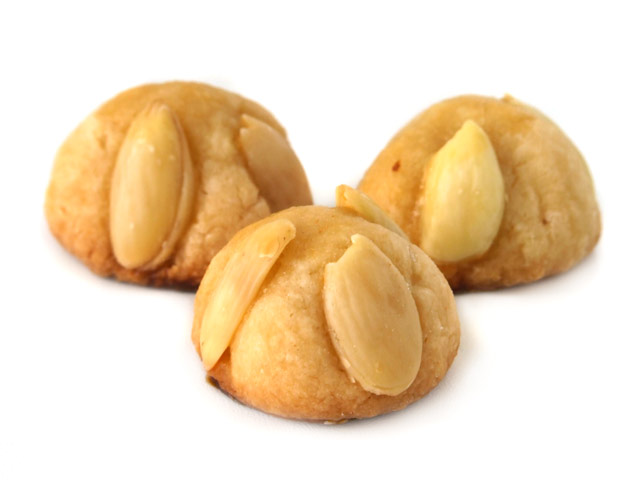
#> input picture examples/bethmaennchen.jpg, 640 x 480 px
$ python closure_phase_errors.py   (older library calls are emulated)
#> lines starting #> are read from the running program, lines starting #| are printed output that depends on the picture
### scatterbrane/utilities.py

"""
.. module:: utilities
    :platform: Unix
    :synopsis: Helpful function for ScatterBrane

.. moduleauthor:: Katherine Rosenfeld <krosenf@gmail.com>
.. moduleauthor:: Michael Johnson

"""
from __future__ import print_function

import numpy as np
from scipy.interpolate import RectBivariateSpline
from scipy.ndimage.filters import gaussian_filter
from astropy.io import fits

# [173 lines left out: functions smoothImage, getCoherenceLength, ensembleSmooth, getUVKernel, loadSettings, regrid and 2 more, not called in this run]

### scatterbrane/brane.py
"""
.. module:: brane
    :platform: Unix
    :synopsis: Simulate effect of anisotropic scattering.

.. moduleauthor:: Katherine Rosenfeld <krosenf@gmail.com>
.. moduleauthor:: Michael Johnson

Default settings are appropriate for Sgr A*

Resources:
Bower et al. (2004, 2006)

"""

from __future__ import print_function

import numpy as np
import matplotlib.pyplot as plt
from scipy.interpolate import RectBivariateSpline
from scipy.ndimage.filters import gaussian_filter
from scipy.ndimage.interpolation import zoom,rotate
from numpy import (pi,sqrt,log,sin,cos,exp,ceil,arange,
                  min,abs,ones,radians,dot,transpose,
                  zeros_like,clip,empty,empty,empty_like,reshape)
from numpy.fft import fft2,fftfreq
from astropy.constants import au,pc
from astropy import units
import logging
import utilities

__all__ = ["Brane"]

class Brane(object):
  """
  Scattering simulation object.

  :param model: ``(n, n)``
    Numpy array of the source image.
  :param dx: scalar
    Resolution element of model in uas.
  :param nphi: (optional) ``(2, )`` or scalar
    Number of pixels in a screen.  This may be a tuple specifying the dimensions of a rectangular screen.
  :param screen_res: (optional) scalar
    Size of a screen pixel in units of :math:`R_0`.
  :param wavelength: (optional) scalar
    Observing wavelength in meters.
  :param dpc: (optional) scalar
    Observer-Source distance in parsecs.
  :param rpc: (optional) scalar
    Observer-Scatterer distance in parsecs.
  :param r0: (optional) scalar
    Phase coherence length along major axis as preset string or in km.
  :param r_outer: (optional) scalar
    Outer scale of turbulence in units of :math:`R_0`.
  :param r_inner: (optional) scalar
    Inner scale of turbulence in units of :math:`R_0`.
  :param alpha: (optional) string or scalar
    Preset string or float to set power-law index for tubulence scaling (e.g., Kolmogorov has :math:`\\alpha= 5/3`)
  :param anisotropy: (optional) scalar
    Anisotropy for screen is the EW / NS elongation.
  :param pa: (optional) scalar
    Orientation of kernel's major axis, East of North, in degrees.
  :param live_dangerously: (optional) bool
    Skip the parameter checks?
  :param think_positive: (optional) bool
    Should we enforce that the source image has no negative pixel values?

  :returns: An instance of a scattering simulation.

  :Example:

  .. code-block:: python

    s = Brane(m,dx,nphi=2**12,screen_res=5.,wavelength=3.0e-3,dpc=8.4e3,rpc=5.8e3)

  where ``s`` is the class instance, ``m`` is the image array, ``nphi`` is the number of screen pixels,
  ``wavelength`` is the observing wavelength.

  .. note:: :math:`R_0` is the phase coherence length and Sgr A* defaults are from Bower et al. (2006).
  """

  def __init__(self,model,dx,nphi=2**12,screen_res=2,\
               wavelength=1.3e-3,dpc=8400,rpc=5800,r0 = 'sgra',\
               r_outer=10000000,r_inner=12,alpha='kolmogorov',\
               anisotropy=2.045,pa=78,match_screen_res=False,live_dangerously=False,think_positive=False):

    # set initial members
    self.logger = logging.getLogger(self.__class__.__name__)
    self.live_dangerously = live_dangerously
    self.think_positive = think_positive

    self.wavelength = wavelength*1e-3          # observing wavelength in km
    self.dpc = float(dpc)                      # earth-source distance in pc
    self.rpc = float(rpc)                      # R: source-scatterer distance in pc
    self.d   = self.dpc - self.rpc             # D: earth-scatterer distance in pc
    self.m   = self.d/self.rpc                 # magnification factor (D/R)
    if r0 == 'sgra':
        # major axis (EW) phase coherence length in km
        self.r0  = 3136.67*(1.3e-6/self.wavelength)
    else:
        try:
            self.r0 = float(r0)
        except:
            raise ValueError('Bad value for r0')
    self.anisotropy = anisotropy               # anisotropy for screen = (EW / NS elongation)
    self.pa = pa                               # orientation of major axis, E of N (or CCW of +y)

    # Fresnel scale in km
    self.rf = sqrt((self.d*self.rpc/(self.d+self.rpc))*pc.to(units.km).value / (2*pi / self.wavelength))

    # compute pixel scale for image
    if match_screen_res:
      self.ips = 1
      self.screen_dx = screen_res * self.r0
    else:
      self.screen_dx = screen_res * self.r0                     # size of a screen pixel in km
      self.ips = int(ceil(1e-6*dx*self.d*au.to(units.km).value/self.screen_dx)) # image pixel / screen pixel

    # image arrays
    self.dx = 1e6 * self.ips * (self.screen_dx / (au.to(units.km).value * self.d))  # image pixel scale in uas
    self.nx = int(ceil(model.shape[-1] * dx / self.dx))          # number of image pixels
    self.model = model                                           # source model
    self.model_dx = dx                                           # source model resolution
    self.iss  = np.array([],dtype=np.float64)                    # scattered image
    self.isrc = np.array([],dtype=np.float64)                    # source image at same scale as scattered image

    # screen parameters
    if type(nphi) == int:
        self.nphi = (nphi,nphi)                                  # size of screen array
    else:
        self.nphi = nphi
    self.nphi = np.asarray(self.nphi)
    self.r_inner = r_inner                                       # inner turbulence scale in r0
    self.r_outer = r_outer                                       # outer turbulence scale in r0
    #self.qmax = 1.*screen_res/r_inner                            # 1 / inner turbulence scale in pix
    #self.qmin = 1.*screen_res/r_outer                            # 1 / outer tubulence scale in pix
    if alpha == 'kolmogorov':
        self.alpha = 5./3
    else:
        try:
            self.alpha = float(alpha)
        except:
            raise ValueError('Bad value for alpha')

    # use logger to report
    self.chatter()

    # includes sanity check
    self.setModel(self.model,self.model_dx,think_positive=self.think_positive)

  def _checkSanity(self):
    '''
    Check that screen parameters are consistent.
    '''

    # sanity check: is screen large enough?
    assert np.ceil(self.nx*self.ips)+2 < np.min(self.nphi), \
          "screen is not large enough: {0} > {1}".\
          format(int(np.ceil(self.ips*self.nx)+2),np.min(self.nphi))

    # sanity check: is image square?
    assert self.model.shape[-1] == self.model.shape[-2], \
        'source image must be square'

    # sanity check: integer number of screen pixels / image pixel?
    assert self.ips % 1 == 0, 'image/screen pixels should be an integer'

    # is inner turbulence scale larger than r0?
    #assert 1./self.qmax > self.r0/self.screen_dx, 'turbulence inner scale < r0'
    assert self.r_inner > 1., 'turbulence inner scale < r0'

    # check image smoothness
    V = fft2(self.isrc)
    freq = fftfreq(self.nx,d=self.dx*radians(1.)/(3600*1e6))
    u = dot(transpose([np.ones(self.nx)]),[freq])
    v = dot(transpose([freq]),[ones(self.nx)])
    try:
        if max(abs(V[sqrt(u*u+v*v) > (1.+self.m)*self.r_inner*self.r0/self.wavelength])) / self.isrc.sum() > 0.01:
         self.logger.warning('image is not smooth enough:  {0:g} > 0.01'.format(max(abs(V[sqrt(u*u+v*v) > (1.+self.m)*self.r_inner*self.r0/self.wavelength])) / self.isrc.sum()))
    except ValueError:
        self.logger.warning('r_inner is too large to test smoothness')

    # is screen pixel smaller than inner turbulence scale?
    #assert 1./self.qmax >= 1, 'screen pixel > turbulence inner scale'
    assert self.r_inner*self.r0/self.screen_dx >= 1, 'screen pixel > turbulence inner scale'

    if (self.rf*self.rf/self.r0/(self.ips*self.screen_dx) < 3):
      self.logger.warning('WARNING: image resolution is approaching Refractive scale')

  def chatter(self):
    '''
    Print information about the current scattering simulation where many parameters are cast as integers.
    '''

    fmt = "{0:32s} :: "
    self.logger.info( (fmt + "{1:g}").format('Observing wavelength [mm]',1e6*self.wavelength) )
    self.logger.info( (fmt + "{1:d}").format('Phase coherence length [km]',int(self.r0))           )
    self.logger.info( (fmt + "{1:d}").format('Fresnel scale [km]',int(self.rf))                    )
    self.logger.info( (fmt + "{1:d}").format('Refractive scale [km]',int(self.rf**2/self.r0))     )
    #self.logger.info( (fmt + "{1:d}").format('Inner turbulence scale [km]',int(self.screen_dx/self.qmax)))
    self.logger.info( (fmt + "{1:d}").format('Inner turbulence scale [km]',int(self.r_inner*self.r0)))
    self.logger.info( (fmt + "{1:d}").format('Screen resolution [km]',int(self.screen_dx)))
    self.logger.info( (fmt + "{1:d} {2:d}").format('Linear filling factor [%,%]',*map(int,100.*self.nx*self.ips/self.nphi)) )
    self.logger.info( (fmt + "{1:g}").format('Image resolution [uas]',self.dx))
    self.logger.info( (fmt + "{1:d}").format('Image size',int(self.nx)))

  # [6 lines left out: function _generateEmptyScreen, not called in this run]

  def setModel(self,model,dx,think_positive=False):
    '''
    Set new model for the source.

    :param model: ``(n, n)``
      Numpy image array.
    :param dx: scalar
      Pixel size in microarcseconds.
    :param think_positive: (optional) bool
        Should we enforce that the source image has no negative pixel values?
    '''
    self.nx = int(ceil(model.shape[-1] * dx / self.dx))          # number of image pixels
    self.model = model                                           # source model
    self.model_dx = dx                                           # source model resolution

    # load source image that has size and resolution compatible with the screen.
    self.isrc = np.empty(2*(self.nx,))
    self.think_positive = think_positive

    M = self.model.shape[1]       # size of original image array
    f_img = RectBivariateSpline(self.model_dx/self.dx*(np.arange(M) - 0.5*(M-1)),\
                                self.model_dx/self.dx*(np.arange(M) - 0.5*(M-1)),\
                                self.model)

    xx_,yy_ = np.meshgrid((np.arange(self.nx) - 0.5*(self.nx-1)),\
                          (np.arange(self.nx) - 0.5*(self.nx-1)),indexing='xy')


    m  = f_img.ev(yy_.flatten(),xx_.flatten()).reshape(2*(self.nx,))
    self.isrc  = m * (self.dx/self.model_dx)**2     # rescale for change in pixel size

    if self.think_positive:
      self.isrc[self.isrc < 0] = 0

    if not self.live_dangerously: self._checkSanity()

  def generatePhases(self,seed=None,save_phi=None):
    '''
    Generate screen phases.

    :param seed: (optional) scalar
      Seed for random number generator
    :param save_phi: (optional) string
      To save the screen, set this to the filename.
    '''

    # check setup
    if not self.live_dangerously: self._checkSanity()

    # seed the generator
    if seed != None:
      np.random.seed(seed=seed)

    # include anisotropy
    qx2 = dot(transpose([np.ones(self.nphi[0])]),[np.fft.rfftfreq(self.nphi[1])**2])
    qy2 = dot(transpose([np.fft.fftfreq(self.nphi[0])**2*self.anisotropy**2]),[np.ones(self.nphi[1]//2+1)])
    rr = qx2+qy2
    rr[0,0] = 0.02  # arbitrary normalization

    # generating phases with given power spectrum
    size = rr.shape
    qmax2 = (self.r_inner*self.r0/self.screen_dx)**-2
    qmin2 = (self.r_outer*self.r0/self.screen_dx)**-2
    phi_t = (1/sqrt(2) * sqrt(exp(-1./qmax2*rr) * (rr + qmin2)**(-0.5*(self.alpha+2.)))) \
            * (np.random.normal(size=size) + 1j * np.random.normal(size=size))

    # calculate phi
    self.phi = np.fft.irfft2(phi_t)

    # normalize structure function
    nrm = self.screen_dx/(self.r0*sqrt(self._getPhi(1,0)))
    self.phi *= nrm

    # save screen
    if save_phi != None:
      np.save(save_phi,self.phi)

  # [190 lines left out: functions _checkDPhi, _getPhi, readScreen, _calculate_dphi, scatter, _load_src and 1 more, not called in this run]

### scatterbrane/tracks.py
"""
.. module:: tracks
    :platform: Unix
    :synopsis: Lightweight module for generating visibilities and closure phases

.. moduleauthor:: Katheirne Rosenfeld <krosenf@gmail.com>
.. moduleauthor:: Michael Johnson

"""

from __future__ import print_function

import itertools
from numpy import (pi,array,cos,sin,cross,dot,asarray,linspace,sum,transpose,dot,exp,angle,
                    newaxis,prod,flipud,arange,zeros,complex64,abs,radians)
from numpy.fft import fftshift,fftfreq
from numpy.linalg import norm
import logging

__all__ = ["Target"]

class Target(object):
  '''
  Class for constructing visibility samples.

  :param wavelength: (optional)
    Scalar wavelength in meters.
  :param position: (optional) ``(2, )``
    A tuple with right ascension and declination of the source in (hours, degrees) or the preset string "sgra".
  :param obspos: (optional)
    A dictionary of observatories and their geocentric positions.
  :param elevation_cuts: (optional) ``(2, )``
    The upper and lower bound on the observing zenith angle.

  .. note:: The zenith angle cut corresponds to whether the site can observe the source.  As a result, for functions such as :func:`generateTracks`, the number of uv samples returned will be less than or equal to the number of samples set by the ``times`` argument.  To disable the zenith angle cut you can initialize :class:`Target` with ``zenith_cuts`` = ``[180.,0.]``.
  '''

  def __init__(self,wavelength=1.3e-3,position='sgra',obspos='eht',zenith_cuts=[75.,0.]):

    if position=='sgra':
      ra,dec = (17+45./60+40.0409/3600,-1*(29+28.118/3600))
    else:
      ra,dec = position

    # observing settings
    self.dec    = dec
    self.ra     = ra
    self.wavelength = wavelength
    self.cos_zenith_cuts = cos(radians(zenith_cuts))

    # derived quantities
    self.target_vec = array([cos(self.dec * pi / 180), 0., sin(self.dec * pi / 180)])
    self.projU = cross([0.,0.,1.],self.target_vec)
    self.projU /= norm(self.projU)
    self.projV = -1.*cross(self.projU,self.target_vec)

    # dictionary of observatories and their positions
    l = self.wavelength # in meters
    if obspos == 'eht':
        self.obs = dict([("SMA",array([-5464523.400, -2493147.080, 2150611.750])/l),\
                     ("SMT",array([-1828796.200, -5054406.800, 3427865.200])/l),\
                     ("CARMA",array([-2397431.300, -4482018.900, 3843524.500])/l),\
                     ("LMT",array([-768713.9637, -5988541.7982, 2063275.9472])/l),\
                     ("ALMA",array([2225037.1851, -5441199.1620, -2479303.4629])/l),\
                     ("PV",array([5088967.9000, -301681.6000, 3825015.8000])/l),\
                     ("PDBI",array([4523998.40, 468045.240, 4460309.760])/l),\
                     ("SPT",array([0.0, 0.0, -6359587.3])/l),\
                     ("HAYSTACK",array([1492460, -4457299, 4296835])/l),\
              ]) # in wavelengths
    else:
        self.obs = obspos
        for k in self.obs.iterkeys():
            self.obs[k] /= l

  def sites(self,s):
    '''
    Look up geocentric positions of sites by their string keyword.

    :param s: List of site keys.

    :returns: Array of site geocentric positions.
    '''
    return array([self.obs[s_] for s_ in s])

  def _RR(self,v,theta):
    '''
    Rotates the vector v by angle theta.

    :param v: A vector (x,y,z).
    :param theta: Angle for CCW rotation in radians.

    :returns: Rotated vector (x',y',z')
    '''
    return array([cos(theta)*v[0] - sin(theta)*v[1],\
                  sin(theta)*v[0] + cos(theta)*v[1],\
                  v[2]])

  def _cosZenith(self,v,theta):
    '''
    :param v: ``(3, )`` vector.
    :param theta: Scalar angle in radians.

    :returns: cos(zenith angle) = sin(elevation)
    '''
    return dot(self._RR(v,theta),self.target_vec) / (norm(v) * norm(self.target_vec))


  def _RRelevcut(self,v,theta):
    '''
    Does vector v pass the zenith angle cut?

    :param v: ``(3, )`` vector
    :param theta: Scalar angle in radians.
    '''
    if abs(self._cosZenith(v,theta)-0.5*sum(self.cos_zenith_cuts)) < 0.5*sum([-1,1]*self.cos_zenith_cuts):
        return True
    else:
        return False

  def generateUV(self,site_pair,theta):
    '''
    Generate uv baseline.

    :param site_pair: ``(2, 3)``
      Geocentric (x,y,z) positions of two sites.
    :param theta: scalar
      Angle in radians.

    :returns: ``(2, )``
      A uv point.
    '''
    return array([dot(self._RR(site_pair[0],theta)-self._RR(site_pair[1],theta),self.projU),\
                  dot(self._RR(site_pair[0],theta)-self._RR(site_pair[1],theta),self.projV)])

  # [9 lines left out: function hour, not called in this run]

  def theta(self,hour):
    '''
    Convert from UT to angle.

    :param hour: ``(n, )``
      Vector of times in hours.

    :returns: ``(n, )``
      Vector of angles in radians.
    '''
    return ((hour - self.ra) / 24. * 2. * pi) % (2 * pi)

  def _gst(self,hour):
    return ((hour-12.) % 24.) - 12.

  # [65 lines left out: functions generateTracks, calculateCA, not called in this run]

  def calculateCP(self,img,dx,uvTriangle):
    '''
    Calculate closure phases for numpy arrays of 3 baselines that should form a closed triangle:

    .. math::

        \\phi_{abc} = \\mathrm{arg}(V_{ab}V_{bc}V_{ca})

    :param img: ``(n, n)``
      Numpy image array.
    :param dx: scalar
      Pixel size of image in microarcseconds.
    :param uvTriangle: ``(num_measurements, 3, 2)``
      The uv samples for which to calculate the closure phase.  The baseline order along axis=1 should be (ab,bc,ca).

    :returns: ``(num_measurements, )``
      Closure phases in radians.
    '''

    # case where we are only given one time sample
    if len(uvTriangle.shape) == 2: uvTriangle = uvTriangle[newaxis,:]

    cp = []
    for triang in uvTriangle:
        v = [self.FTElementFast(img,dx,t) for t in triang]
        cp.append(angle(prod(v)))

    return asarray(cp)

  # [66 lines left out: functions calculateBS, generateQuadrilateralTracks, not called in this run]

  def generateTriangleTracks(self,sites,times=(0.,24.,int((24.-0.)*60./10.)),return_hour=False):
    '''
    Generates a triplet of uv points for a closed triangle of sites (a,b,c) ensuring that all sites can see the source.
    See the docstring for :func:`generateTracks` for notes about the sampling rate.

    **Suggested usage:** Feed the generated UV samples to :func:`calculateBS` or :func:`calculateCP` to calculate closure phase or bispectrum quanities.

    :param sites: ``(3, 3)``
      Array of geocentric positions for 3 sites (a,b,c).
    :param times: (optional) ``(start, stop, num_samples)``
      Tuple setting the spacing of the uv-samples in time.  The ``start`` and ``stop`` times should be in hours and in the range [0,24].  ``stop`` is non-inclusive.
    :param return_hour: (optional)
      Return hour of uv samples as second item to unpack.

    :returns: ``(num_measurements, 3, 2)``
      Array of uv points where the order of the baselines along the first dimension (axis=1) is (ab,bc,ca).
    '''
    assert len(sites) == 3, "sites should form a triangle"

    times = linspace(times[0],times[1],num=times[2],endpoint=False)
    uv = []
    hr = []
    for h in times:
        theta = self.theta(h)
        # zenith cut
        if self._RRelevcut(sites[0],theta) and \
           self._RRelevcut(sites[1],theta) and \
           self._RRelevcut(sites[2],theta):
            triang = array([ self.generateUV((sites[0],sites[1]),theta),\
                            self.generateUV((sites[1],sites[2]),theta),\
                            self.generateUV((sites[2],sites[0]),theta) ])
            uv.append(triang)
            if return_hour: hr.append(h)

    if return_hour:
        return (array(uv),array(hr))
    else:
        return asarray(uv)

  # [19 lines left out: function calculateVisibilities, not called in this run]

  def FTElementFast(self,img,dx,baseline):
    '''
    Return complex visibility.

    :param img: Image array.
    :param dx: pixel size in microarcseconds.
    :param baseline: (u,v) point in wavelengths.

    :returns: complex visibility

    '''
    nx = img.shape[-1]
    du = 3600.*1e6/(nx*dx*radians(1.))
    ind = arange(nx)
    return sum(img * dot(\
             transpose([exp(-2*pi*1j/du/nx*baseline[1]*flipud(ind))]),\
             [exp(-2*pi*1j/du/nx*baseline[0]*ind)]))

### examples/closure_phase_errors.py
from scatterbrane import Brane,Target,utilities
import numpy as np
import time
from imageio.v2 import imread
import matplotlib.pyplot as plt
plt.rcParams['image.cmap'] = 'gray_r'
plt.rcParams['image.origin'] = 'lower'

# set up logger
import logging
logging.basicConfig(level=logging.INFO)
logger = logging.getLogger()

# import our source image and covert it to gray scale
src_file = 'bethmaennchen.jpg'
rgb = imread(src_file)[::-1]
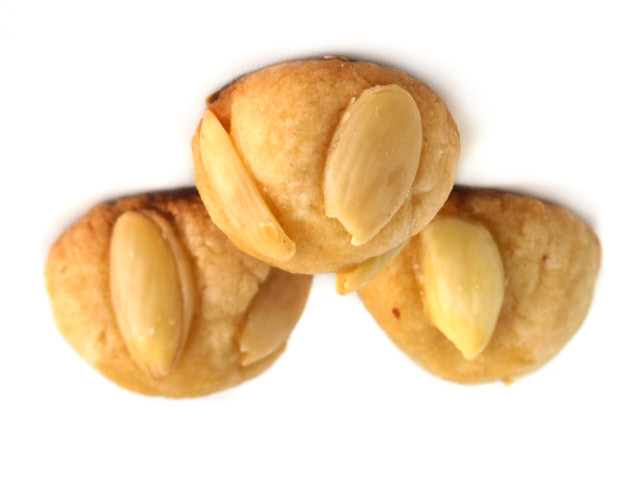
#> rgb: shape (480, 640, 3); mean R, G, B 239, 216.8, 186.9
I = 255 - (np.array([0.2989,0.5870,0.1140])[np.newaxis,np.newaxis,:]*rgb).sum(axis=-1)
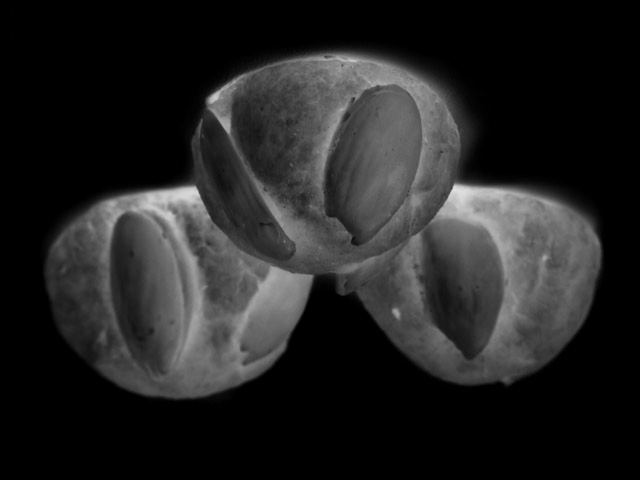
#> I: shape (480, 640) float64; min 0.0255, max 227.9, mean 35
I = I*np.pi/I.sum()

# make I square
tmp = np.min(I.shape)
#> tmp = 480
I = I[:tmp,:tmp]
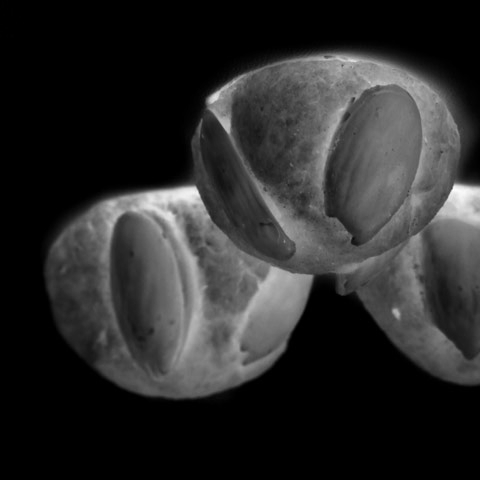
#> I: shape (480, 480) float64; min 7.45e-09, max 6.66e-05, mean 1.11e-05; drawn with min black and max white

# and smooth image
I = utilities.smoothImage(I,1.,8.)

# make up some scale for our image. Let's have it span 120 uas.
wavelength=1e-3
FOV = 120.
dx = FOV/I.shape[0]
#> dx = 0.25

# initialize the scattering screen @ 1mm
b = Brane(I,dx,wavelength=1.e-3,nphi=2**13)

# initialize Target object for calculating visibilities and uv samples
sgra = Target(wavelength=1.e-3)
# calculate uv samples for our closure phase triangle and on the source image
site_triangle = ["SMA","ALMA","LMT"]
(uv,hr) = sgra.generateTriangleTracks(sgra.sites(site_triangle),times=(0.,24.,int(24.*60./2.)),return_hour=True)

# closure phases for the source image
CP_src = sgra.calculateCP(b.isrc,b.dx,uv)
#> after the loop in calculateCP, `for triang in uvTriangle:`: cp = 113 values, max 3.13 at index 33, min -3.09 at index 100, mean -0.447
#> CP_src has the same summary as cp in calculateCP

def one_sim(i):
    ''' helper function to run one simulation '''
    global sgra,b,CP
    b.generatePhases()
    b.scatter()
    CP.append(sgra.calculateCP(b.iss,b.dx,uv))

# initialize list
CP = []

# estimate time for one simulation
tic = time.time()
#> (the run stopped early here; a loop or call above may not have finished)
